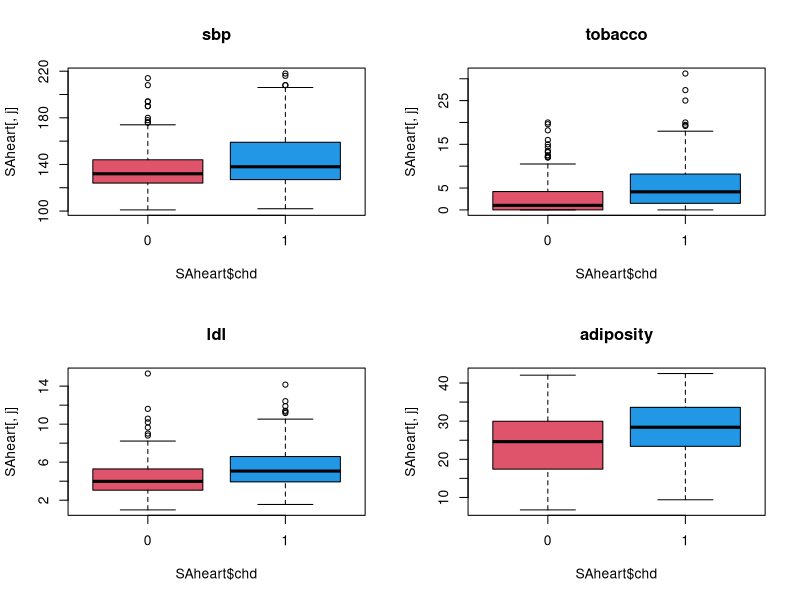
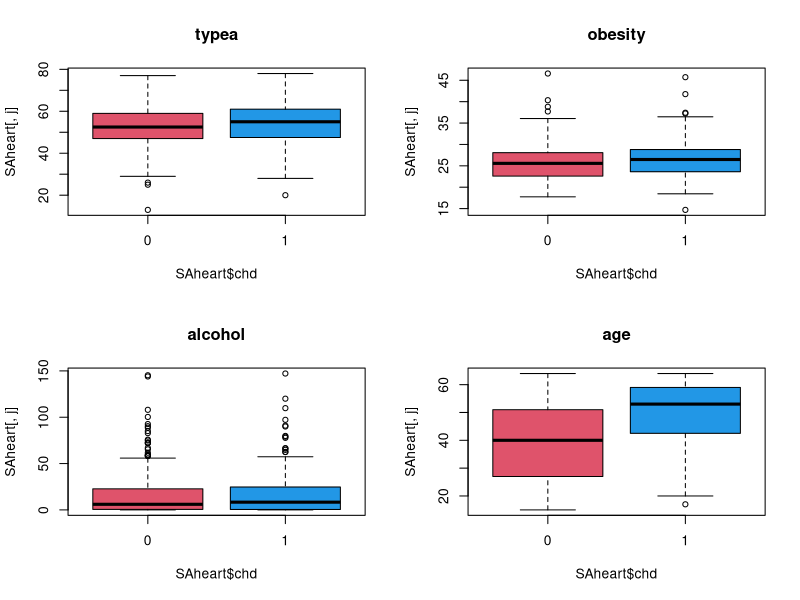
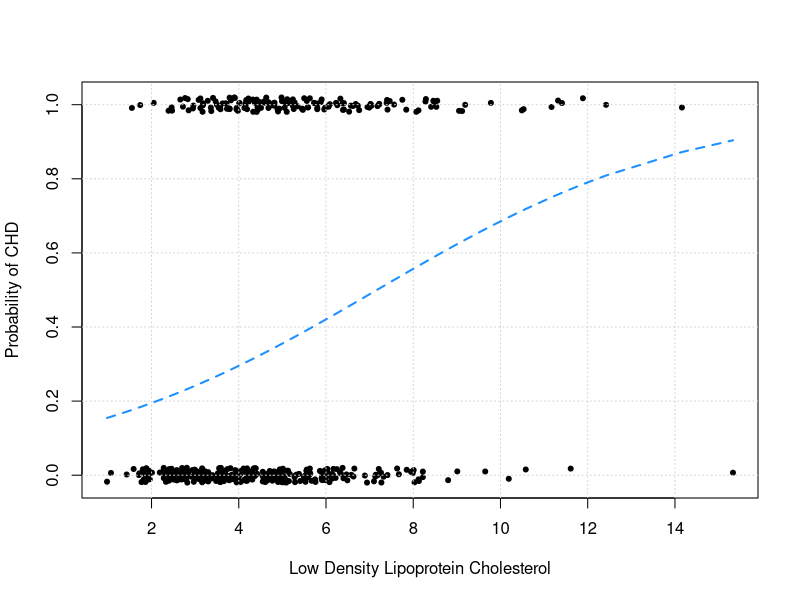
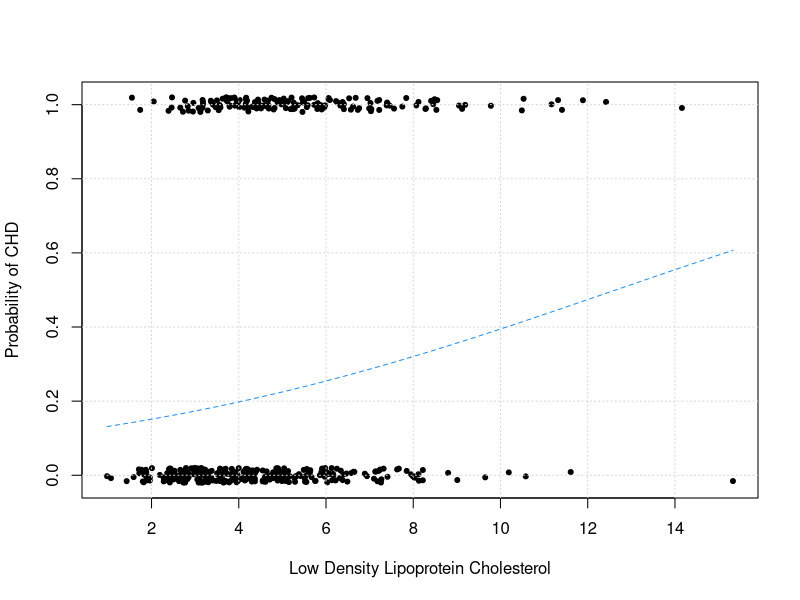
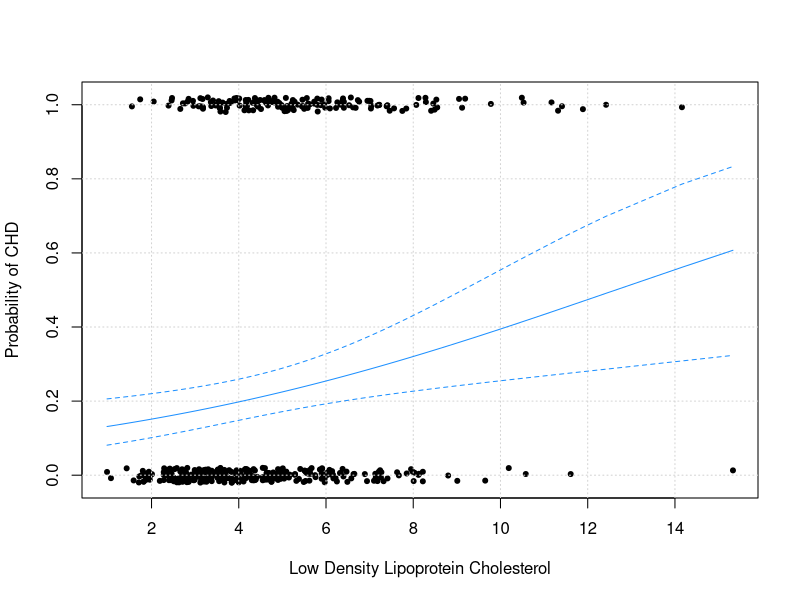

Here is the R script that generated these plots, in order: (Note: this script raises an error after producing the figures.)
## ---- chunk 1
SAheart <- read.table("SAheart.csv",sep=",",head=TRUE)
## ---- chunk 2
table(SAheart$famhist, SAheart$chd)
## ---- chunk 3
par(mfrow=c(2,2))
for(j in 1:4) boxplot(SAheart[,j] ~ SAheart$chd, col = c(2,4), main = names(SAheart)[j])
## ---- chunk 4
par(mfrow=c(2,2))
for(j in 6:9) boxplot(SAheart[,j] ~ SAheart$chd, col = c(2,4), main = names(SAheart)[j])
## ---- chunk 5
par(mfrow=c(1,1))
chd_mod_ldl <- glm(chd ~ ldl, data = SAheart, family = binomial)
summary(chd_mod_ldl)
plot(jitter(chd, factor = 0.1) ~ ldl, data = SAheart, pch = 20, 
ylab = "Probability of CHD", xlab = "Low Density Lipoprotein Cholesterol")
grid()
lines(sort(SAheart$ldl),
  predict(chd_mod_ldl, data.frame(ldl = sort(SAheart$ldl)), type = "response"), 
  col = "dodgerblue", lty = 2, lwd = 2)
## ---- chunk 6
confint.default(chd_mod_ldl,level=0.95, parm = "ldl")
## based on asymptotic normal distribution
coef(chd_mod_ldl)[2] + summary(chd_mod_ldl)$coef[2,2] * qnorm(c(0.025,0.975))
# if confint is used the interval is derived using the profile likelihood 
# outside the scope of the course 
# confint(chd_mod_ldl,level=0.95)
## ---- chunk 7
chd_mod_additive <- glm(chd ~ ., data = SAheart,  family = binomial)
summary(chd_mod_additive)
## ---- chunk 8
chd_mod_ldl$deviance
chd_mod_additive$deviance
## ---- chunk 9
anova(chd_mod_ldl, chd_mod_additive, test = "LRT")
## or manually
# 2*as.numeric(logLik(chd_mod_additive)-logLik(chd_mod_ldl))
# pchisq(2*as.numeric(logLik(chd_mod_additive)-logLik(chd_mod_ldl)), lower.tail = FALSE, 
#        df = chd_mod_ldl$df.residual-chd_mod_additive$df.residual)
## ---- chunk 10
# First backward selection 
chd_mod_selected <- step(chd_mod_additive, trace = 1, k = 2)
coef(chd_mod_selected)
## ---- chunk 11
chd_mod_null <- glm(formula = chd ~ 1, family = binomial, data = SAheart)
# forward selection 
step(chd_mod_null, trace = 1, k = 2, direction = "forward", 
                         scope = list(upper = chd_mod_additive))
## ---- chunk 12
bic_k <- log(nrow(SAheart))
# forward selection 
step(chd_mod_null, trace = 1, k = bic_k, direction = "forward", 
                         scope = list(upper = chd_mod_additive))
## ---- chunk 13
anova(chd_mod_selected, chd_mod_additive, test = "LRT")
## ---- chunk 14
nd <- data.frame(ldl = sort(SAheart$ldl),
                 age = median(SAheart$age), famhist= "Absent",
                 tobacco = median(SAheart$tobacco),  typea = median(SAheart$typea))
par(mfrow=c(1,1))
chd_mod_ldl <- glm(chd ~ ldl, data = SAheart, family = binomial)
summary(chd_mod_ldl)
plot(jitter(chd, factor = 0.1) ~ ldl, data = SAheart, pch = 20, 
ylab = "Probability of CHD", xlab = "Low Density Lipoprotein Cholesterol")
grid()
lines(nd$ldl, 
      predict(chd_mod_selected, newdata = nd, type = "response"), 
      col = "dodgerblue", lty = 2)
## ---- chunk 15
pred_vals <- predict(chd_mod_selected, newdata = nd, 
                     type = "link", se.fit = TRUE)
names(pred_vals)
head(pred_vals$fit); head(pred_vals$se.fit)
# the confidence interval for the linear predictor 
# based on the normal, the approximate distribution of the estimate of beta 
cint <- cbind(pred_vals$fit + qnorm(.025) * pred_vals$se.fit,
              pred_vals$fit + qnorm(.975) * pred_vals$se.fit)
## confidence interval for the predicted expected value
pint <- cbind(binomial()$linkinv(pred_vals$fit + qnorm(.025) * pred_vals$se.fit),
              binomial()$linkinv(pred_vals$fit + qnorm(.975) * pred_vals$se.fit))
## ---- chunk 16
par(mfrow=c(1,1))
chd_mod_ldl <- glm(chd ~ ldl, data = SAheart, family = binomial)
summary(chd_mod_ldl)
plot(jitter(chd, factor = 0.1) ~ ldl, data = SAheart, pch = 20, 
ylab = "Probability of CHD", xlab = "Low Density Lipoprotein Cholesterol")
grid()
lines(nd$ldl, binomial()$linkinv(pred_vals$fit), col = "dodgerblue")
lines(nd$ldl, pint[,1], col = "dodgerblue", lty = 2)
lines(nd$ldl, pint[,2], col = "dodgerblue", lty = 2)
## ---- chunk 17
data(hcrabs, package = "GLMsData")
plot(hcrabs)
## ---- chunk 18
par(mfrow=c(1,2))
plot(Sat~Col, data =hcrabs)
plot(Sat~Spine, data =hcrabs)
## ---- chunk 19
model0<-glm(Sat~1, family=poisson(link=log),data=hcrabs)
modelFull<-glm(Sat~., family=poisson(link=log),data=hcrabs)
anova(model0, modelFull, test = "LRT") ## at least some variables are significant
## use AIC
selAIC <- step(model0, direction = "forward", 
     scope=list(lower = model0, upper = modelFull))
## use BIC 
selBIC <- step(model0, direction = "forward", k = log(nrow(hcrabs)), 
     scope=list(lower = model0, upper = modelFull))
## ---- chunk 20
plot(Sat~Wt, data = hcrabs, col = as.numeric(hcrabs$Col), pch = 16)
nd <- data.frame(Wt = seq(min(hcrabs$Wt),max(hcrabs$Wt), length.out=80), Col = "D")
lines(nd$Wt, predict.glm(selAIC, newdata = nd,type = "response"), col = 1)
nd$Col <- "DM"
lines(nd$Wt, predict.glm(selAIC, newdata = nd,type = "response"), col = 2)
nd$Col <- "LM"
lines(nd$Wt, predict.glm(selAIC, newdata = nd,type = "response"), col = 3)
nd$Col <- "M"
lines(nd$Wt, predict.glm(selAIC, newdata = nd,type = "response"), col = 4)
## ---- chunk 21
plot(pmax(log(Sat),0)~Wt, data = hcrabs, col = as.numeric(hcrabs$Col), pch = 16)
nd <- data.frame(Wt = seq(min(hcrabs$Wt),max(hcrabs$Wt), length.out=80), Col = "D")
lines(nd$Wt, predict.glm(selAIC, newdata = nd,type = "link"), col = 1)
nd$Col <- "DM"
lines(nd$Wt, predict.glm(selAIC, newdata = nd,type = "link"), col = 2)
nd$Col <- "LM"
lines(nd$Wt, predict.glm(selAIC, newdata = nd,type = "link"), col = 3)
nd$Col <- "M"
lines(nd$Wt, predict.glm(selAIC, newdata = nd,type = "link"), col = 4)
## ---- chunk 22
selAIC_prod <- glm(formula = Sat ~ Wt * Col, family = poisson(link = log), data = hcrabs)
summary(selAIC_prod)
anova(selAIC, selAIC_prod, test = "LRT")
## ---- chunk 23
plot(Sat~Wt, data = hcrabs, col = as.numeric(hcrabs$Col), pch = 16)
nd <- data.frame(Wt = seq(min(hcrabs$Wt),max(hcrabs$Wt), length.out=80), Col = "D")
lines(nd$Wt, predict.glm(selAIC_prod, newdata = nd,type = "response"), col = 1)
nd$Col <- "DM"
lines(nd$Wt, predict.glm(selAIC_prod, newdata = nd,type = "response"), col = 2)
nd$Col <- "LM"
lines(nd$Wt, predict.glm(selAIC_prod, newdata = nd,type = "response"), col = 3)
nd$Col <- "M"
lines(nd$Wt, predict.glm(selAIC_prod, newdata = nd,type = "response"), col = 4)
## ---- chunk 24
head(residuals(model0, type="deviance"))
# poisson()$dev.resid
head(residuals(model0, type="pearson"))
head((hcrabs$Sat - model0$fitted.values)/sqrt(model0$fitted.values))
head(residuals(model0, type="response"))
head((hcrabs$Sat - model0$fitted.values))
## ---- chunk 25
plot(hcrabs$Wt, residuals(model0, type="deviance"), pch = 16)
## ---- chunk 26
plot(hcrabs$Wt, residuals(selAIC, type="deviance"), pch = 16)
## ---- chunk 27
n <- 60
x_vals <- sort(runif(n, -4.5, 4.5))
beta_vals <- c(3,0.05)
Xmat <- cbind(rep(1, n), x_vals)
set.seed(76)
y_sim <- rpois(n, poisson()$linkinv(Xmat %*% beta_vals))
plot(Xmat[,2], y_sim)
## ---- chunk 28
fit_sim <- glm(y_sim ~ x_vals, family = poisson)
fit_sim$coefficients
## compared to 
beta_vals
## ---- chunk 29
par(mfrow=c(1,2))
plot(x_vals, Xmat %*% beta_vals, type="l", main = "Linear predictor")
lines(x_vals, Xmat %*% fit_sim$coefficients, col = 4)
plot(x_vals, exp(Xmat %*% beta_vals), type="l",  main = "Response")
lines(x_vals, exp(Xmat %*% fit_sim$coefficients), col = 4)
## ---- chunk 30
sim_fit_coef <- function(n, X, pars){
  y_sim <- rpois(n, exp(X %*% pars))
  glm(y_sim ~ x_vals, family = poisson)$coefficients
}
NSIM <- 50; set.seed(5454)
rep_sim <- t(replicate(NSIM, sim_fit_coef(n=n, X = Xmat, pars = beta_vals)))
par(mfrow=c(1,2))
plot(x_vals, Xmat %*% beta_vals, type="n", ylab ="linear predictor scale")
for(j in 1:NSIM) lines(x_vals, Xmat %*% rep_sim[j,], col = "grey90")
lines(x_vals, Xmat %*% beta_vals, col = 2)
plot(x_vals, exp(Xmat %*% beta_vals), type="n", ylab ="original scale")
for(j in 1:NSIM) lines(x_vals, exp(Xmat %*% rep_sim[j,]), col = "grey90")
lines(x_vals, exp(Xmat %*% beta_vals), col = 2)
## ---- chunk 31
colMeans(rep_sim)
beta_vals
## ---- chunk 32
NSIM <- 1000; set.seed(4321)
rep_sim <- t(replicate(NSIM, sim_fit_coef(n=n, X = Xmat, pars = beta_vals)))
colMeans(rep_sim)
beta_vals
## ---- chunk 33
V <- diag(as.vector(exp(Xmat %*%beta_vals)))
(var_betas <- solve(t(Xmat) %*% V %*%Xmat))
## ---- chunk 34
var(rep_sim)
## ---- chunk 35
par(mfrow=c(1,2))
hist(rep_sim[,1], freq = FALSE, col = NA, main = "Intercept")
lines(seq(2,4,by=0.0025),
      dnorm(seq(2,4,by=0.0025), beta_vals[1], sqrt(var_betas[1,1])), 
      col="orange", lwd = 2)
hist(rep_sim[,2], freq = FALSE, col = NA, main = "Slope")
lines(seq(0,1,by=0.00025),
      dnorm(seq(0,1,by=0.00025), beta_vals[2], sqrt(var_betas[2,2])), 
      col="orange", lwd = 2)
## ---- chunk 36
set.seed(456)
poisson()$simulate(object = fit_sim, nsim = 1)
## ---- chunk 37
n <- 60
x_vals <- seq(0, 4, length.out = n)
true_coefs <- c(-1.5,2)
Xmat <- cbind(rep(1, n), x_vals)
range(Xmat %*% true_coefs)
range(exp(Xmat %*% true_coefs)/(1+exp(Xmat %*% true_coefs)))
## ---- chunk 38
sim_fit_coef <- function(n, X, size, pars){
  y_sim <- rbinom(n, size = size, exp(X %*% pars)/(1+exp(X %*% pars)))
  y_fail <- size - y_sim
  glm(cbind(y_sim, y_fail) ~ x_vals, family = binomial)$coefficients
}
sim_fit_coef(n=n, X = Xmat, size = 200, pars = true_coefs)
NSIM <- 500; set.seed(5454)
rep_sim <- t(replicate(NSIM, 
          sim_fit_coef(n=n, X = Xmat, size = 200, pars = true_coefs)))
colMeans(rep_sim)
true_coefs
## ---- chunk 39
V <- diag(as.vector(exp(Xmat %*% true_coefs)/((1+exp(Xmat %*% true_coefs))^2))*200)
(true_vcov <- solve(t(Xmat) %*% V %*% Xmat))
## ---- chunk 40
var(rep_sim)
## ---- chunk 41
par(mfrow=c(1,2))
hist(rep_sim[,1], freq = FALSE, col = NA)
lines(seq(-2,-1,by=0.0025),
      dnorm(seq(-2,-1,by=0.0025), true_coefs[1], sqrt(true_vcov[1,1])), 
      col="orange", lwd = 2)
hist(rep_sim[,2], freq = FALSE, col = NA)
lines(seq(1.8,2.2,by=0.00025),
      dnorm(seq(1.8,2.2,by=0.00025),  true_coefs[2], sqrt(true_vcov[2,2])), 
      col="orange", lwd = 2)
## ---- chunk 42
NSIM <- 500; set.seed(5454)
rep_sim <- t(replicate(NSIM, 
          sim_fit_coef(n=n, X = Xmat, size = 5, pars = true_coefs)))
colMeans(rep_sim)
true_coefs
## ---- chunk 43
V <- diag(as.vector(exp(Xmat %*% true_coefs)/((1+exp(Xmat %*% true_coefs))^2))*5)
(true_vcov <- solve(t(Xmat) %*% V %*% Xmat))
## ---- chunk 44
par(mfrow=c(1,2))
hist(rep_sim[,1], freq = FALSE, col = NA)
lines(seq(-5,2,by=0.0025),
      dnorm(seq(-5,2,by=0.0025), true_coefs[1], sqrt(true_vcov[1,1])), 
      col="orange", lwd = 2)
hist(rep_sim[,2], freq = FALSE, col = NA)
lines(seq(0,4,by=0.00025),
      dnorm(seq(0,4,by=0.00025),  true_coefs[2], sqrt(true_vcov[2,2])), 
      col="orange", lwd = 2)
